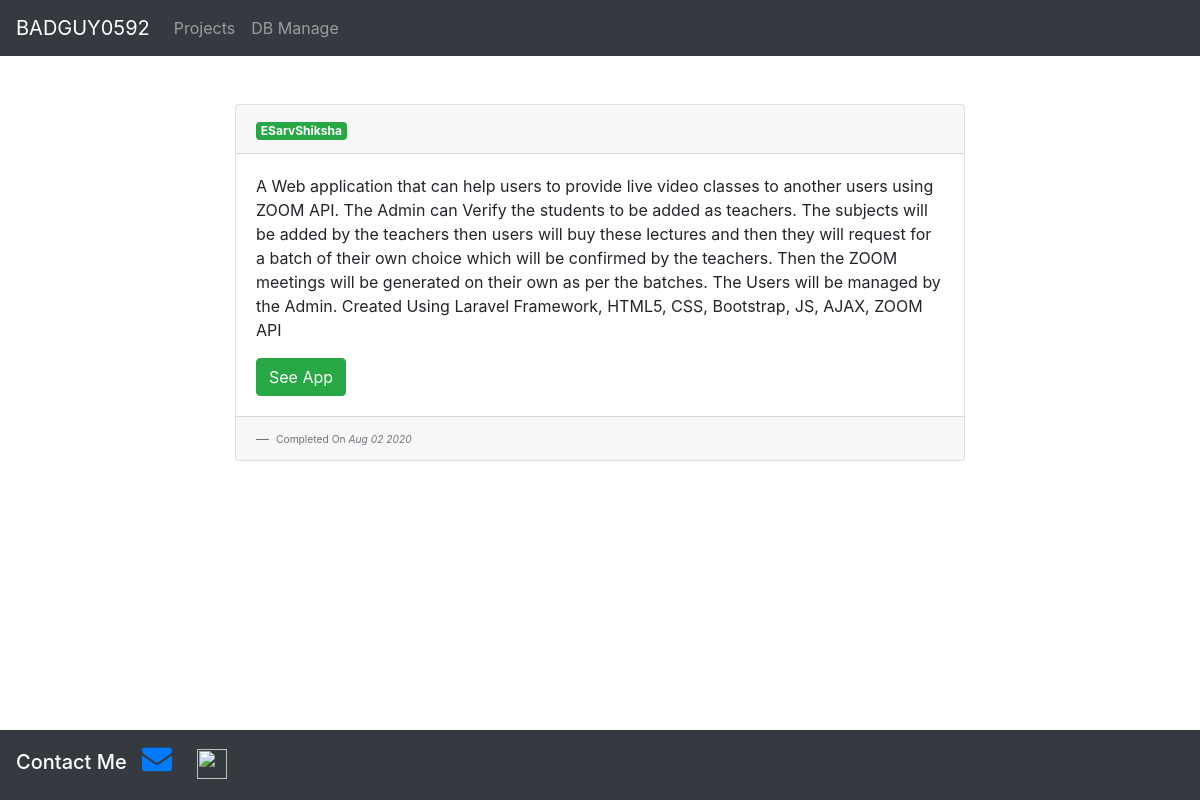
/projects/8, run on the app's committed database.
### blog/models.py (models this page shows, shortened)
class Blog(models.Model):
    title = models.CharField(max_length=100)
    description = models.TextField()
    date = models.DateField(("Date"),default="django.utils.timezone.now")
    urls = models.URLField(blank=True,max_length=50)

### blog/views.py (the view)
# urls.py: path('<int:blog_id>', views.blog_page, name="blog_page")
def blog_page(request,blog_id):
    blog=get_object_or_404(Blog, pk=blog_id)
    return render(request, 'blog/detail.html',{'blog':blog})

### blog/templates/blog/detail.html (shortened to what this page needs)
<!DOCTYPE html>
<html lang="en" dir="ltr">
  <head>
    <link rel="stylesheet" href="https://stackpath.bootstrapcdn.com/bootstrap/4.4.1/css/bootstrap.min.css">
    <link rel="stylesheet" href="https://cdnjs.cloudflare.com/ajax/libs/font-awesome/4.7.0/css/font-awesome.min.css">
  </head>
  <body>
    {% load static %}
    <nav class="navbar navbar-expand-lg navbar-dark bg-dark">
      <a class="navbar-brand" href="{% url 'portfolio:home' %}">BADGUY0592</a>
      <div class="collapse navbar-collapse" id="navbarText">
        <ul class="navbar-nav mr-auto">
          <li class="nav-item">
            <a class="nav-link" href="{% url 'blog:home' %}">Projects</a>
          </li>
          <li class="nav-item">
            <a class="nav-link" href="/admin">DB Manage</a>
          </li>
        </ul>
      </div>
    </nav>
    <br><Br>
    <div class="container">
      <div class="row">
        <div class="col"></div>
        <div class="col-lg-8 col-md-6">
          <div class="card">
            <div class="card-header">
              <span class="badge badge-success">{{blog.title}}</span>
            </div>
            <div class="card-body">
              <p>{{blog.description}}</p>
              {% if blog.urls %}
                <a href="{{blog.urls}}" class="btn btn-success" target="_blank">See App</a>
              {% endif %}
            </div>
            <div class="card-footer">
              <footer class="blockquote-footer">
                <small class="text-muted">
                  Completed On <cite title="Source Title">{{blog.date|date:'M d Y'}}</cite>
                </small>
              </footer>
            </div>
          </div>
        </div>
        <div class="col"></div>
      </div>
    </div>
    <br><br><br><br>
    <div class="navbar navbar-expand-lg navbar-dark bg-dark footer">
      <span class="h5 navbar-brand">
        Contact Me
        <a href="mailto:" style="padding:10px"><i class="fa fa-envelope" style="font-size:30px;"></i></a>
        <a href="#" style="padding:10px"><img src="{% static 'personalportfolio/discord.png' %}" style="width:30px;height:30px" alt=""></a>
      </span>
    </div>
  </body>
</html>

### blog/templates/blog/detail.html (style rules this page uses)
.footer { position: fixed; left: 0; bottom: 0; width: 100%; background-color: red; color: white; text-align: center; }

### data on the page
Blog: title "ESarvShiksha", description "A Web application that can help users to provide live video classes to another users using ZOOM API. The Admin can Verify the students to be added as teachers. The subjects will be added by the teachers then users will buy these lectures and then they will request for a batch of their own choice which will be confirmed by the teachers. Then the ZOOM meetings will be generated on their own as per the batches. The Users will be managed by the Admin. Created Using Laravel Framework, HTML5, CSS, Bootstrap, JS, AJAX, ZOOM API", date "Aug 02 2020"
